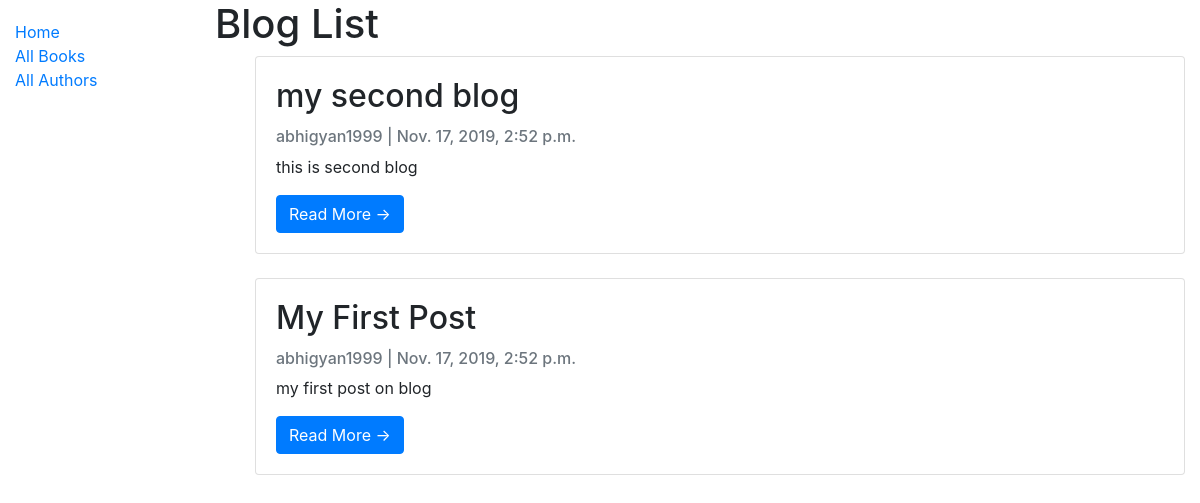
/catalog/blog/, run on an earlier commit of the app's database.
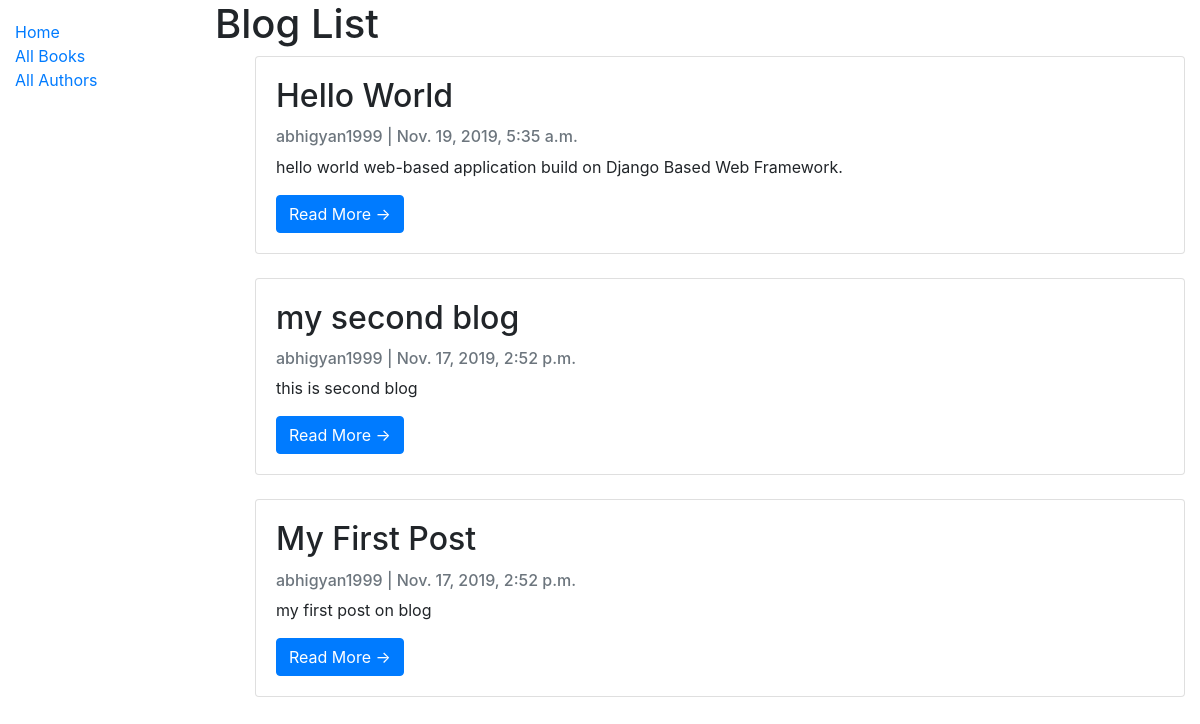
And on a later commit of the database.
### catalog/models.py (models this page shows, shortened)
class Blog(models.Model):
    title = models.CharField(max_length=200, unique=True)
    slug = models.SlugField(max_length=200, unique=True)
    author = models.ForeignKey(User, on_delete=models.CASCADE)
    updated_on = models.DateTimeField(auto_now=True)
    content = models.TextField()
    image = models.ImageField(default="yes")
    created_on = models.DateTimeField(auto_now_add=True)
    status = models.IntegerField(choices=STATUS, default=0)
    class Meta:
        ordering = ['-created_on']

### catalog/views.py (the view)
# urls.py: path('blog/', views.BlogListView.as_view(), name='blog'),
class BlogListView(generic.ListView):
    model = Blog
    queryset = Blog.objects.filter(status=1).order_by('-created_on')
    template_name = 'blog_list.html'

### catalog/templates/catalog/blog_list.html
{% extends "base_generic.html" %}
{% block content %}
  <h1>Blog List</h1>
  {% if blog_list %}
  <ul>
    {% for blog in blog_list %}
      <div class="card mb-4">
                <div class="card-body">
                    <h2 class="card-title">{{ blog.title }}</h2>
                    <p class="card-text text-muted h6">{{ blog.author }} | {{ blog.created_on}} </p>
                    <p class="card-text">{{blog.content|slice:":200" }}</p>
                    <a href="{% url 'blog_detail' blog.slug  %}" class="btn btn-primary">Read More &rarr;</a>
                </div>
            </div>
    {% endfor %}
  </ul>
  {% else %}
    <p>There is nothing to show blog in the library.</p>
  {% endif %}
{% endblock %}

What changed in the data, as far as the page shows it:
added Blog: title "Hello World", author "abhigyan1999", created_on "Nov. 19, 2019, 5:35 a.m.", content "hello world web-based application build on Django Based Web Framework."
